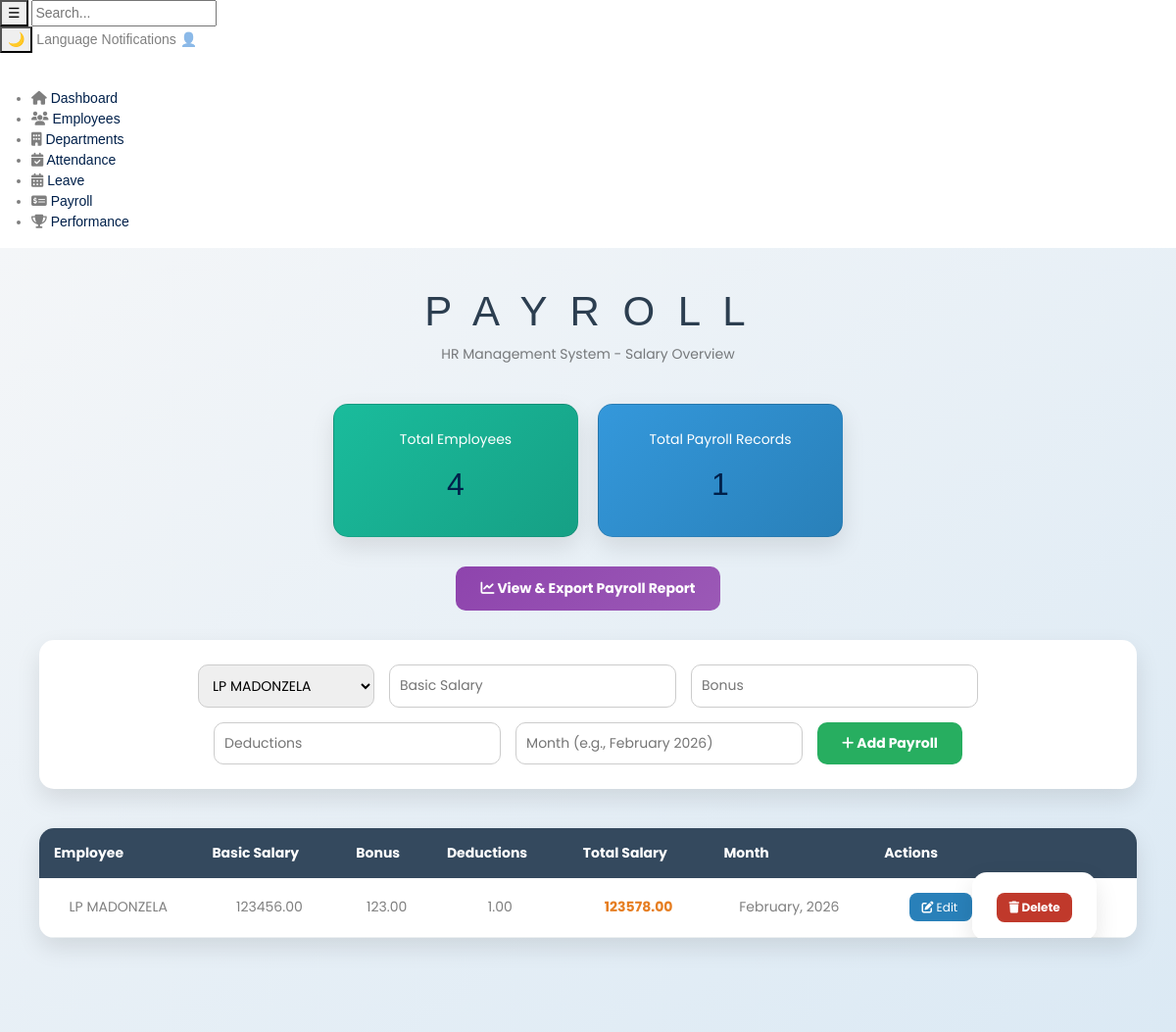
Before: /hr/payroll/ with the older database file.
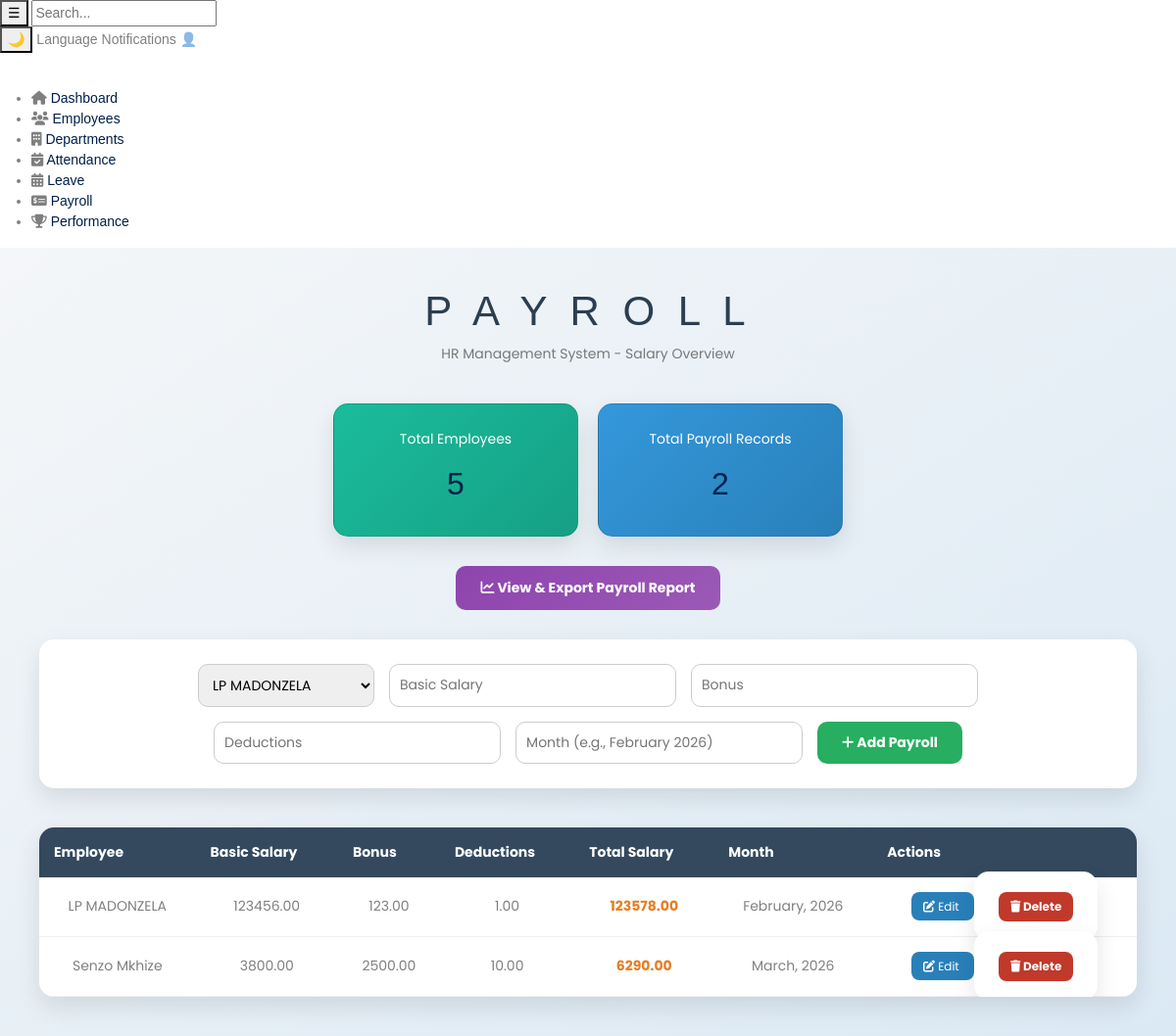
After: the same page with the newer database file.
### hr/models.py (models this page shows, shortened)
class Payroll(models.Model):
    employee = models.ForeignKey(Employee, on_delete=models.CASCADE)
    basic_salary = models.DecimalField(max_digits=10, decimal_places=2)
    bonus = models.DecimalField(max_digits=10, decimal_places=2, default=0)
    deductions = models.DecimalField(max_digits=10, decimal_places=2, default=0)
    month = models.CharField(max_length=50)
    created_at = models.DateTimeField(auto_now_add=True)
    def total_salary(self):
        return self.basic_salary + self.bonus - self.deductions
    class Meta:
        unique_together = ('employee', 'month')

class Employee(models.Model):
    user = models.OneToOneField(User, on_delete=models.CASCADE)
    department = models.ForeignKey(Department, on_delete=models.CASCADE)
    first_name = models.CharField(max_length=50)
    last_name = models.CharField(max_length=50)
    email = models.EmailField(unique=True)
    role = models.ForeignKey(Role, on_delete=models.CASCADE)
    date_joined = models.DateField(auto_now_add=True)

### hr/views.py (the view)
# urls.py: path('payroll/', PayrollView.as_view(), name='payroll'),
class PayrollView(View):
    def get(self, request):
        payrolls = Payroll.objects.select_related('employee').all()
        employees = Employee.objects.all()
        context = {
            'payrolls': payrolls,
            'employees': employees,
            'total_employees': employees.count(),
            'total_payroll': payrolls.count(),
        }
        return render(request, 'hr/pages/payroll.html', context)

### hr/templates/hr/pages/payroll.html (shortened to what this page needs)
{% extends "hr/base/base.html" %}
{% load static %}
{% block content %}
<link rel="stylesheet" href="https://cdnjs.cloudflare.com/ajax/libs/font-awesome/6.5.0/css/all.min.css">
<div class="payroll-container">
    <div class="payroll-header">
        <h1>P A Y R O L L</h1>
        <p>HR Management System - Salary Overview</p>
    </div>
    <div class="stats-cards">
        <div class="card employees-card">
            <p>Total Employees</p>
            <h2>{{ total_employees }}</h2>
        </div>
        <div class="card records-card">
            <p>Total Payroll Records</p>
            <h2>{{ total_payroll }}</h2>
        </div>
    </div>
    <div style="text-align:center; margin-bottom:30px;">
        <a href="{% url 'view_payroll_report' %}" class="view-report-btn">
            <i class="fa fa-chart-line"></i> View & Export Payroll Report
        </a>
    </div>
    <form method="POST" action="{% url 'add_payroll' %}">
        <select name="employee" required>
            {% for employee in employees %}
                <option value="{{ employee.id }}">
                    {{ employee.first_name }} {{ employee.last_name }}
                </option>
            {% endfor %}
        </select>
        <input type="number" name="basic_salary" placeholder="Basic Salary" required>
        <input type="number" name="bonus" placeholder="Bonus">
        <input type="number" name="deductions" placeholder="Deductions">
        <input type="text" name="month" placeholder="Month (e.g., February 2026)" required>
        <button type="submit">
            <i class="fa fa-plus"></i> Add Payroll
        </button>
    </form>
    <table>
        <thead>
            <tr>
                <th>Employee</th>
                <th>Basic Salary</th>
                <th>Bonus</th>
                <th>Deductions</th>
                <th>Total Salary</th>
                <th>Month</th>
                <th>Actions</th>
            </tr>
        </thead>
        <tbody>
            {% for payroll in payrolls %}
            <tr>
                <td>{{ payroll.employee.first_name }} {{ payroll.employee.last_name }}</td>
                <td>{{ payroll.basic_salary }}</td>
                <td>{{ payroll.bonus }}</td>
                <td>{{ payroll.deductions }}</td>
                <td class="total-salary">{{ payroll.total_salary }}</td>
                <td>{{ payroll.month }}</td>
                <td>
                    <a href="{% url 'edit_payroll' payroll.id %}">
                        <i class="fa fa-edit"></i> Edit
                    </a>
                    <form method="POST"
                          action="{% url 'delete_payroll' payroll.id %}"
                          style="display:inline;">
                        <button type="submit"
                                onclick="return confirm('Are you sure?');">
                            <i class="fa fa-trash"></i> Delete
                        </button>
                    </form>
                </td>
            </tr>
            {% empty %}
            <tr>
                <td colspan="7" style="padding:20px; color:gray;">
                    No payroll records yet.
                </td>
            </tr>
            {% endfor %}
        </tbody>
    </table>
</div>
{% endblock %}

Changed rows visible on the page:
added Payroll: employee.first_name "Senzo", employee.last_name "Mkhize", basic_salary "3800.00", bonus "2500.00", deductions "10.00", total_salary "6290.00", month "March, 2026"
Other visible differences:
{{ total_employees }}: "4" → "5"
{{ total_payroll }}: "1" → "2"
